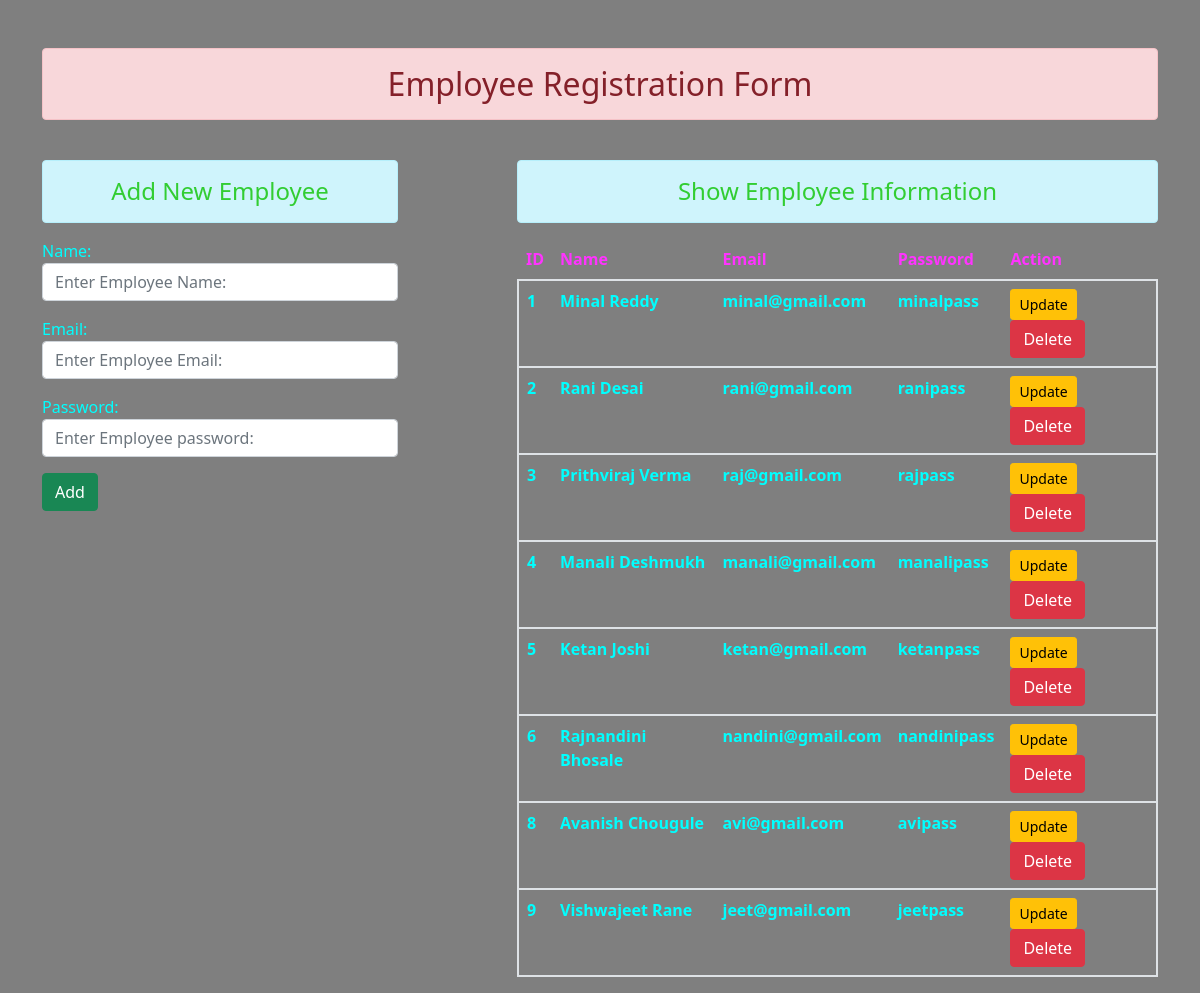
Before: / with the older database file.
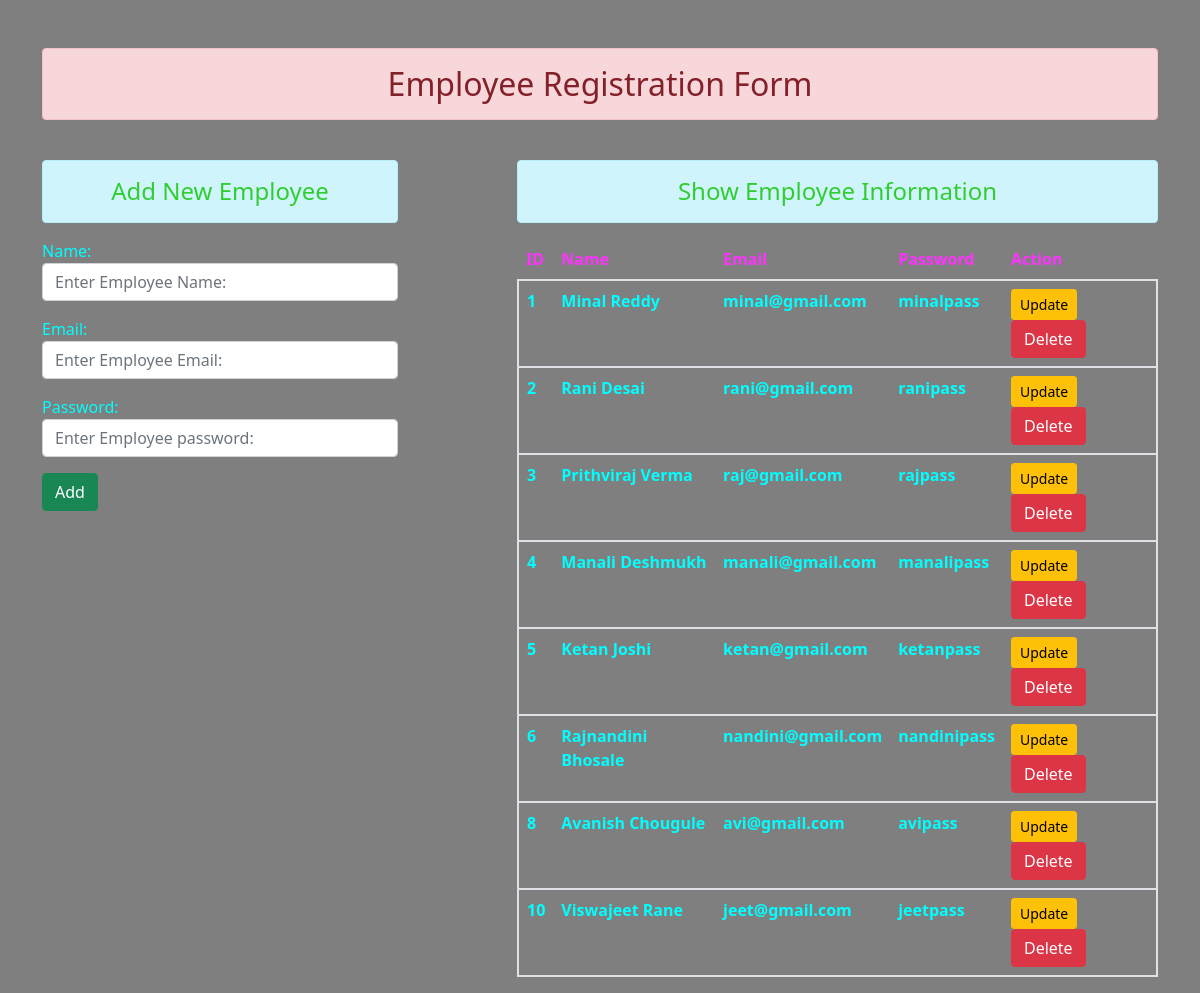
After: the same page with the newer database file.
### enroll/models.py (models this page shows)
class User(models.Model):
 name = models.CharField(max_length=70)
 email = models.EmailField(max_length=100)
 password = models.CharField(max_length=100)

### enroll/views.py (the view)
# urls.py: path('', views.add_show, name="addandshow"),
def add_show(request):
    if request.method == 'POST':
        fm = EmployeeRegistration(request.POST)
        if fm.is_valid():
           nm = fm.cleaned_data['name']
           em = fm.cleaned_data['email']
           pw = fm.cleaned_data['password']
           reg = User(name=nm, email=em, password=pw)
           reg.save()
           fm = EmployeeRegistration()
    else:
      fm = EmployeeRegistration()
    stud = User.objects.all()
    return render(request, 'enroll/addandshow.html', {'form':fm, 'stu':stud})

### enroll/forms.py
class EmployeeRegistration(forms.ModelForm):
  class Meta:
      model = User
      fields = ['name', 'email', 'password']
      widgets ={
          'name': forms.TextInput(attrs={'class':'form-control', 'placeholder':'Enter Employee Name:'}),
          'email': forms.EmailInput(attrs={'class':'form-control', 'placeholder':'Enter Employee Email:'}),
          'password': forms.PasswordInput(render_value=True, attrs={'class':'form-control', 'placeholder':'Enter Employee password:'}),
      }

### enroll/templates/enroll/addandshow.html (shortened to what this page needs)
{% extends 'enroll/base.html' %}
{% block content %}
<div class ="container mt-5">
  <h2 class="text-center alert alert-danger">Employee Registration Form</h2><br>
<div class='row'>
 <div class="col-sm-4">
  <h4 style = "color:#32CD32", class="text-center alert alert-info">Add New Employee</h4>
  <form style= "color:#00FFFF" action="" method="POST">
     {{form.as_p}}
    <input type="submit" class="btn btn-success" value="Add">
  </form>
 </div>
 <div class="col-sm-7 offset-1">
     <h4 style = "color:#32CD32", class="text-center alert alert-info">Show Employee Information</h4>
     {% if stu %}
     <table style= "font-weight: bold",
     style="font-size: 250%", class="table table-hover">
        <thead style="color: 	 #ff33ff">
          <tr>
            <th scope="col">ID</th>
            <th scope="col">Name</th>
            <th scope="col">Email</th>
            <th scope="col">Password</th>
            <th scope="col">Action</th>
          </tr>
        </thead>
        <tbody style="color:#00FFFF" >
         {% for st in stu %}
          <tr style= "border-width: 2pt">
            <th scope="row">{{st.id}}</th>
            <td>{{st.name}}</td>
            <td>{{st.email}}</td>
            <td>{{st.password}}</td>
            <td>
              <a href="{% url 'updatedata' st.id %}" class="btn btn-warning btn-sm">Update</a>
              <form action="{% url 'deletedata' st.id %}" method="post" class="d-inline"> {% csrf_token %}
                <input type="submit" class="btn btn-danger" value="Delete">
              </form>
            </td>
          </tr>
          {% endfor%}
        </tbody>
      </table>
     {% else %}
      <h4 class="text-center alert alert-warning">No Records</h4>
     {% endif %}
 </div>
</div>
{% endblock content %}

### enroll/templates/enroll/base.html (shortened to what this page needs)
{% load static %}
<!DOCTYPE html>
<html lang="en">
<head>
    <link rel="stylesheet" href="{% static 'enroll/css/bootstrap.css' %}">
</head>
<body>
    {% block content %} {% endblock content %}
  </div>
</body>
</html>

### enroll/templates/enroll/base.html (style rules this page uses)
body { background-image: linear-gradient(rgba(0,0,0,0.5),rgba(0,0,0,0.5)),url(https://previews.123rf.com/images/stokkete/stokkete1708/stokkete170800035/84247756-business-people-working-together-at-office-desk-they-are-examining-some-financial-reports-and-paperw.jpg); background-repeat: no-repeat; background-size: cover; }

Changed rows visible on the page:
removed User: id "9", name "Vishwajeet Rane", email "jeet@gmail.com", password "jeetpass"
added User: id "10", name "Viswajeet Rane", email "jeet@gmail.com", password "jeetpass"
